Frame 1 (no input): blank canvas, image omitted
Frame 60 (the mouse pressed at the canvas centre just before this capture): blank canvas, image omitted
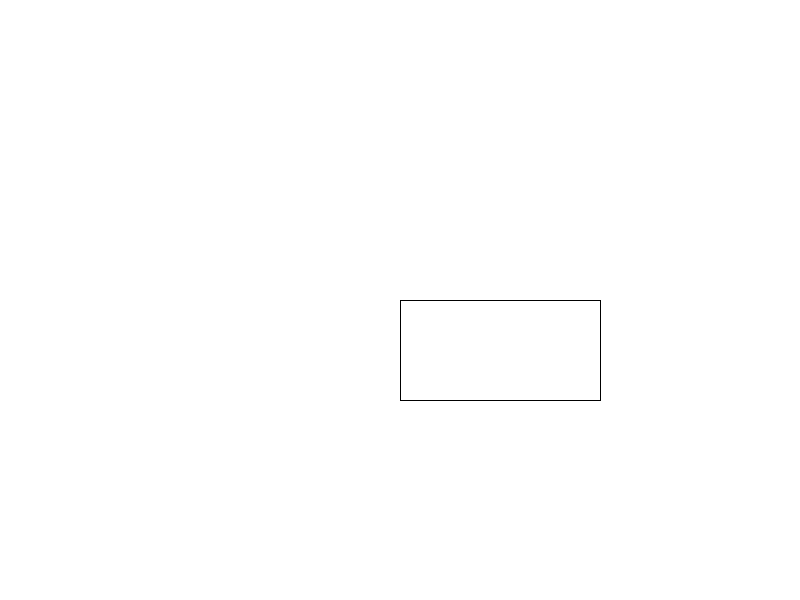
Frame 120 (the mouse held since frame 60 and released just before this capture)

The Processing sketch whose frames 1 and 60 were blank and that drew this single picture after the mouse press (run headless with seeded random() and noise(); from frame 60 on, the mouse is pressed at the canvas centre):

// Processing sketch: InteractiveProgramming_w3_1
// ── InteractiveProgramming_w3_1.pde
Element[] e;
int num;


void setup(){
  size(800, 600);
  e = new Element[100];
   e[0] = new Element(10,10, 200, 100);
}

void draw(){
  background(255, 255, 255);
  for(int i = 0; i <num; i++){
    e[i].drawRect();
  }
}

void mousePressed(){

    e[num] = new Element(mouseX,mouseY, 200, 100);
    num = num +1;
}

// ── Element.pde
class Element{

  int x, y;
  int w, h;
  
  Element(int _x, int _y){
    x = _x;
    y = _y;
  }
  
  Element(int _x, int _y, int _w, int _h){
    x = _x;
    y = _y;
    w = _w;
    h = _h;
  
  }
  
  void drawRect(){
  
    rect(x, y, w, h);
    
  }

}
